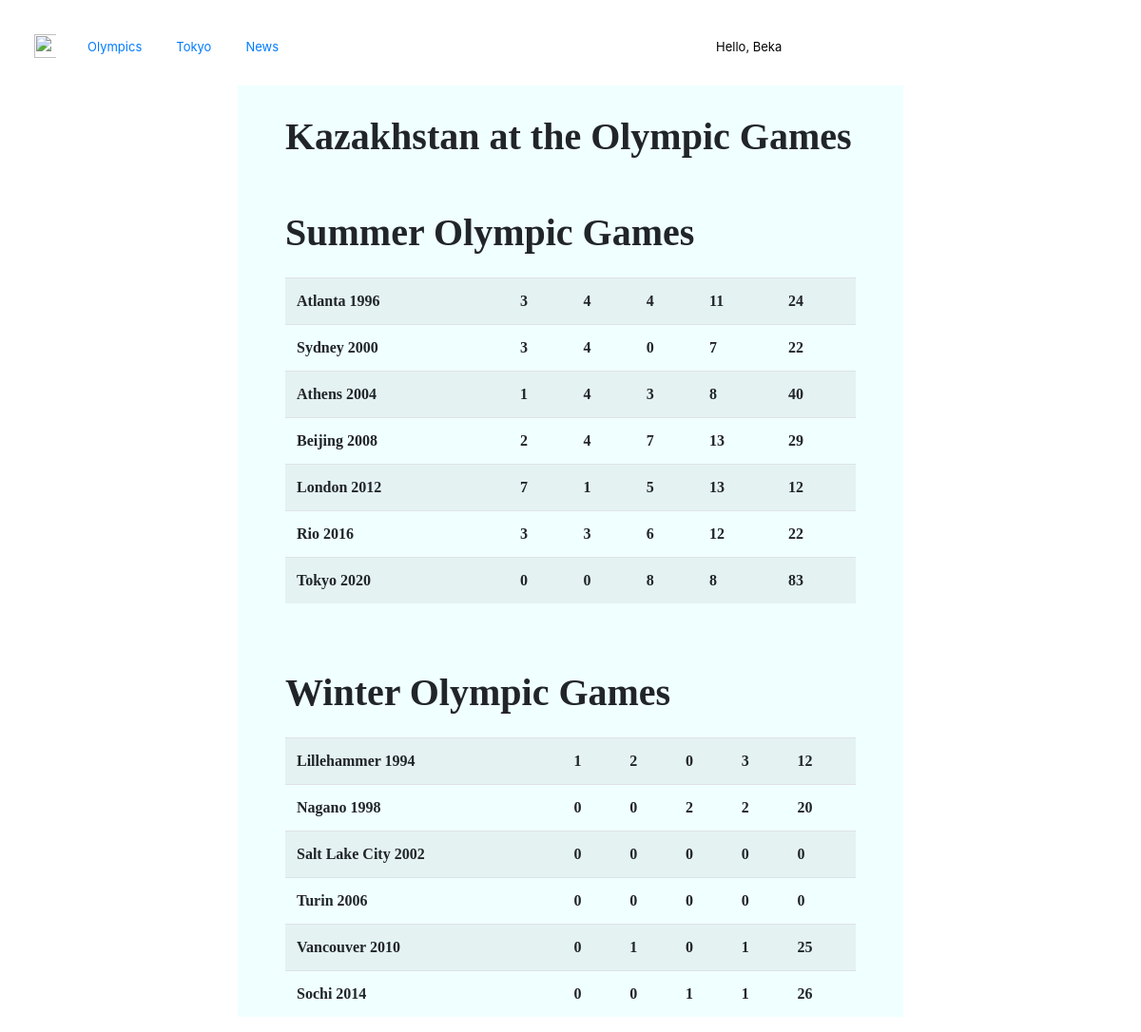
Screenshot of /olympics/ with the database file from the repository.
### myapp/models.py (models this page shows)
class Tag(models.Model):
    page = models.CharField(max_length=20)
    title = models.CharField(max_length=20)

class Summer(models.Model):
    game = models.CharField(max_length=55)
    gold = models.IntegerField()
    silver = models.IntegerField()
    bronze = models.IntegerField()
    all = models.IntegerField()
    place = models.IntegerField()

class Winter(models.Model):
    game = models.CharField(max_length=55)
    gold = models.IntegerField()
    silver = models.IntegerField()
    bronze = models.IntegerField()
    all = models.IntegerField()
    place = models.IntegerField()

### myapp/views.py (the view)
# urls.py: path('olympics/', views.olympics, name='olympics'),
def olympics(request):
    summ = Summer.objects.all()
    win = Winter.objects.all()
    context = {'summ': summ, 'win': win}
    return render(request, 'myapp/olympics.html', context=context)

### myapp/templatetags/poll_extras.py (called while the page is built)
@register.inclusion_tag('myapp/banner.html')
def show_categories():
    tag = Tag.objects.all()
    return {'tag': tag}

### myapp/templates/myapp/olympics.html (shortened to what this page needs)
{% load poll_extras %}
<!DOCTYPE html>
<html lang="en">
<head>
	<link rel="stylesheet" href="https://cdn.jsdelivr.net/npm/bootstrap@4.6.0/dist/css/bootstrap.min.css">
    <link href="https://cdn.jsdelivr.net/npm/bootstrap-icons@1.5.0/font/bootstrap-icons.css" rel="stylesheet" />
    {% load static %}
    <link type="text/css" href="{% static 'myapp/css/tokyo.css' %}"  rel = "stylesheet"  />
</head>
<body>
    {% show_categories %}
    <div class="page2">
        <h1>Kazakhstan at the Olympic Games</h1>
        <h1>Summer Olympic Games</h1>
        <table class="table table-striped table-hover">
            {% for s in summ%}
            <tr>
                <th>{{s.game}}</th>
                <th>{{s.gold}}</th>
                <th>{{s.silver}}</th>
                <th>{{s.bronze}}</th>
                <th>{{s.all}}</th>
                <th>{{s.place}}</th>
            </tr>
            {%endfor%}
        </table>
        <br>
        <h1>Winter Olympic Games</h1>
        <table class="table table-striped table-hover">
            {% for w in win%}
            <tr>
                <th>{{w.game}}</th>
                <th>{{w.gold}}</th>
                <th>{{w.silver}}</th>
                <th>{{w.bronze}}</th>
                <th>{{w.all}}</th>
                <th>{{w.place}}</th>
            </tr>
            {%endfor%}
        </table>
    </div>
</body>
</html>

### myapp/templates/myapp/banner.html (shortened to what this page needs)
<div class="content">
    <div class="test">
        <div class = "banner">
            <div><a href = "http://127.0.0.1:8000"><img src="https://st4.depositphotos.com/38197074/41925/v/600/depositphotos_419252276-stock-illustration-initial-letter-vector-logo-icon.jpg" alt="" width="115%" height="85%"></a></div>
            {% for t in tag  %}
            <div><a href="http://127.0.0.1:8000/{{t.page}}/"><text style="font-size: small">{{t.title}}</text></a></div>
            {% endfor %}
            <div style="margin-left:460px">
                <span class="hello-msg">Hello, Beka</span>
            </div>
        </div>
    </div>
</div>

### myapp/static/myapp/css/tokyo.css (style rules this page uses)
* { box-sizing: border-box; }
.content { height: 90px; }
.banner { display: flex; }
.banner div { margin-left: 3%; margin-top: 3%; height:35px; }
.page2 { background-color: rgb(240, 255, 255); margin: 0 250px; padding: 0 50px; font-family: "Trirong", serif; }
.page2 h1 { padding: 30px 0 15px; font-weight: 900; }

### myapp/templates/myapp/banner.html (style rules this page uses)
.hello-msg { font-size: small; color: black; margin-right: 20px; }

### rows the page displays
Tag: title "Olympics"
Tag: title "Tokyo"
Tag: title "News"
Summer: game "Atlanta 1996", gold "3", silver "4", bronze "4", all "11", place "24"
Summer: game "Sydney 2000", gold "3", silver "4", bronze "0", all "7", place "22"
Summer: game "Athens 2004", gold "1", silver "4", bronze "3", all "8", place "40"
Summer: game "Beijing 2008", gold "2", silver "4", bronze "7", all "13", place "29"
Summer: game "London 2012", gold "7", silver "1", bronze "5", all "13", place "12"
Summer: game "Rio 2016", gold "3", silver "3", bronze "6", all "12", place "22"
Summer: game "Tokyo 2020", gold "0", silver "0", bronze "8", all "8", place "83"
Winter: game "Lillehammer 1994", gold "1", silver "2", bronze "0", all "3", place "12"
Winter: game "Nagano 1998", gold "0", silver "0", bronze "2", all "2", place "20"
Winter: game "Salt Lake City 2002", gold "0", silver "0", bronze "0", all "0", place "0"
Winter: game "Turin 2006", gold "0", silver "0", bronze "0", all "0", place "0"
Winter: game "Vancouver 2010", gold "0", silver "1", bronze "0", all "1", place "25"
Winter: game "Sochi 2014", gold "0", silver "0", bronze "1", all "1", place "26"
